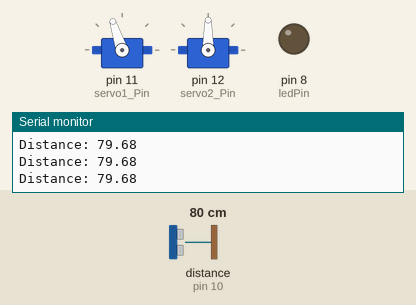
Bench run of a sketch on a simulated Arduino Uno, built with avr-gcc and run on an emulated ATmega328P. On the bench: 2 × servo, output pins drawn as LEDs (lit = HIGH), the last lines printed to the serial monitor. Wiring (inferred from the names in the program): ultrasonic range finder: trigger pin 9; echo pin 10. Inputs (shaded band) come from the test bench; at power-on: distance to the obstacle (sensor on pin 10) 80 cm. The echo pulse lasts 58.3 µs per cm; pins used as bus, display or sensor lines are not drawn.

Above: at 0.69 s.
1.3 s: distance to the obstacle (sensor on pin 10) set to 120 cm
At 1.54 s:
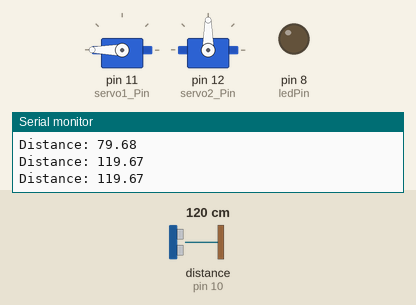
4.3 s: distance to the obstacle (sensor on pin 10) set to 250 cm
At 4.46 s:
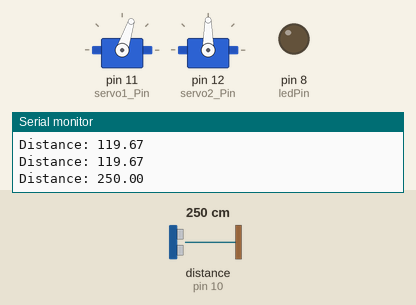
Timing chart, 0 to 13.3 s (numbered marks = the images above; inputs shaded):
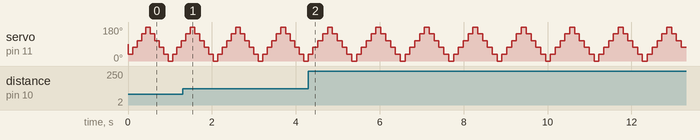

Measured:
- by itself, servo on pin 11 (servo1_Pin): repeats every 1.2 s: 108° 0.12 s, 144° 0.12 s, 180° 0.12 s, 144° 0.12 s, 108° 0.12 s, 72° 0.12 s, 36° 0.12 s, 0° 0.12 s, 36° 0.12 s, 72° 0.12 s

The sketch:

Hard_Hack.ino
```cpp
// include libraries
#include <Servo.h>

// initialize constants, variables, and objects
const int trigPin = 9;
const int echoPin = 10;


const int ledPin = 8;


float duration, distance;
float trigger_distance = 10;


int openAngle = 180;
int angle =0;
int angleInc = 36;
int angleDif = 0;


//speed of sound in cm/us
float c = 0.0343;


Servo servo1, servo2;
int servo1_Pin = 11; //change later lol
int servo2_Pin = 12;
int pos1 = 0;
int pos2 = 0;


void setup() {
 servo1.attach(servo1_Pin);
 servo2.attach(servo2_Pin);
 pinMode(trigPin, OUTPUT);
 pinMode(ledPin, OUTPUT);
 pinMode(echoPin, INPUT);


 //start Serial communication
 Serial.begin(9600);
}


void loop() {
 // OUTPUT BURST //
 //starting trigPin low
 digitalWrite(trigPin, LOW);
 delayMicroseconds(2);
 // "burst" output
 digitalWrite(trigPin, HIGH);
 delayMicroseconds(10);
 digitalWrite(trigPin,LOW);
  // DETECT INPUT //
 /* pulseIn() waits to see when echoPin is targetState (aka HIGH),
 which occurs when sound waves hit the receiver, then stores
 the time value how long this is true for
 */
 duration = pulseIn(echoPin, HIGH);
 distance = duration*c/2;
 Serial.println("Distance: "+ String(distance));


 swivel();
 delay(100);
  // CONTROL //
 if(distance <= trigger_distance){
   //turn wheels
   //drive backwards
   //turn wheels back
   //drive forwards

 }

} //close loop


void swivel(){
 if (angle>=openAngle){
   angleDif = -angleInc;
 }
 else if (angle<angleInc){
   angleDif = angleInc;
 }
 angle += angleDif;
 servo1.write(angle);

 }
```

Bluetooth.ino
```cpp
/*
// Basic Bluetooth sketch HC-05_02
// Connect the HC-05 module and communicate using the serial monitor

// The HC-05 defaults to communication mode when first powered on.
// The default baud rate for communication mode is 9600

#include <SoftwareSerial.h>
SoftwareSerial BTserial(2, 3); // RX | TX
// Connect the HC-05 TX to Arduino pin 2 RX.
// Connect the HC-05 RX to Arduino pin 3 TX through a voltage divider.

// Based on http://www.martyncurrey.com/arduino-with-hc-05-bluetooth-module-in-slave-mode/

char c = ' ';
String s;

void setup()
{
    Serial.begin(9600);
    Serial.println("Arduino is ready");

    pinMode(13, OUTPUT);

    // HC-05 default serial speed for communication mode is 9600
    BTserial.begin(9600);
}

void loop()
{

    // Keep reading from HC-05 and send to Arduino Serial Monitor
    if (BTserial.available())
    {
        c = BTserial.read();
        Serial.write(c);

        if (c == '\r' || c == '\n') {
          s = "";
        }
        else {
          s = s + c;
          Serial.print("#");
          Serial.print(s);
          Serial.println("#");
          if (s == "ON" || s == "on") {
            digitalWrite(13, HIGH);
          }
          else if (s == "OFF" || s == "off") {
            digitalWrite(13, LOW);
          }
        }
    }

    // Keep reading from Arduino Serial Monitor and send to HC-05
    if (Serial.available())
    {
        c =  Serial.read();
        BTserial.write(c);
    }

} // close loop
*/
```
